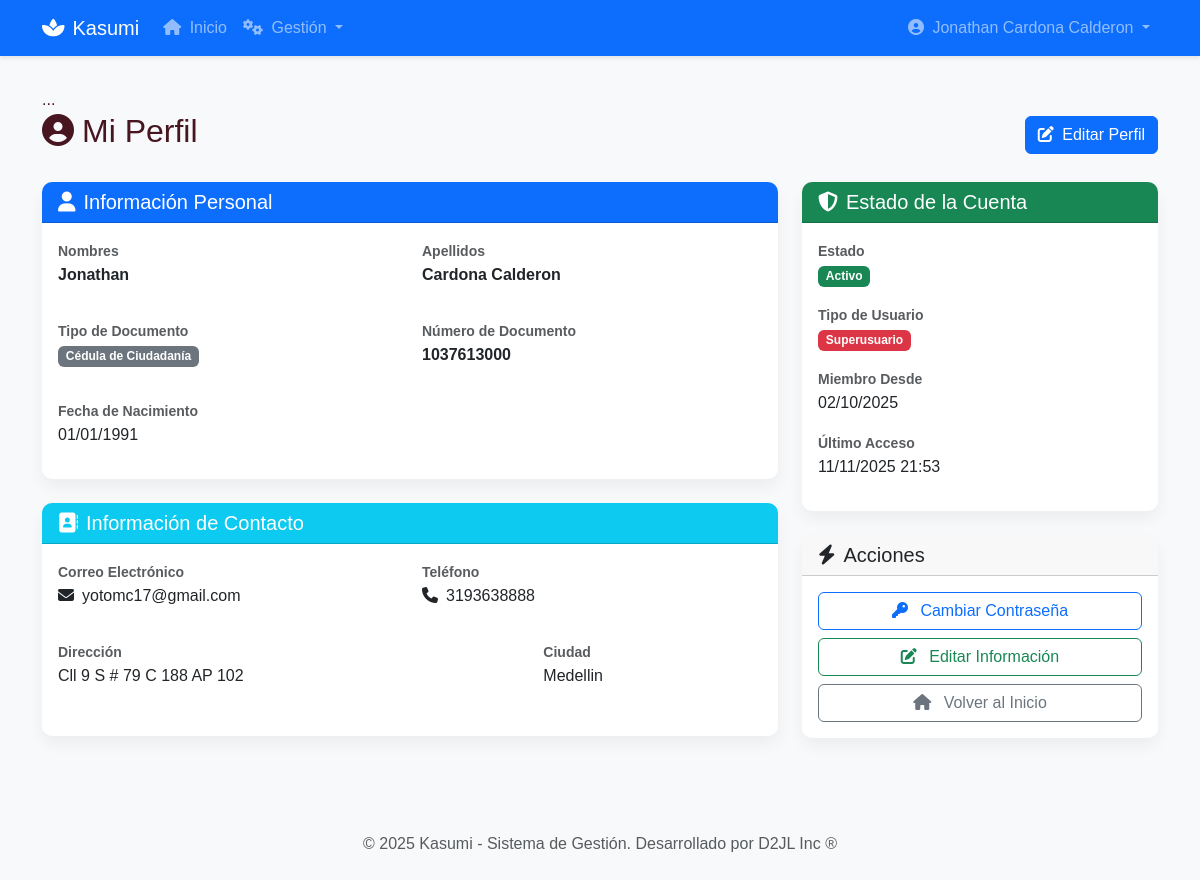
Before: /accounts/perfil/ (signed in) with the older database file.
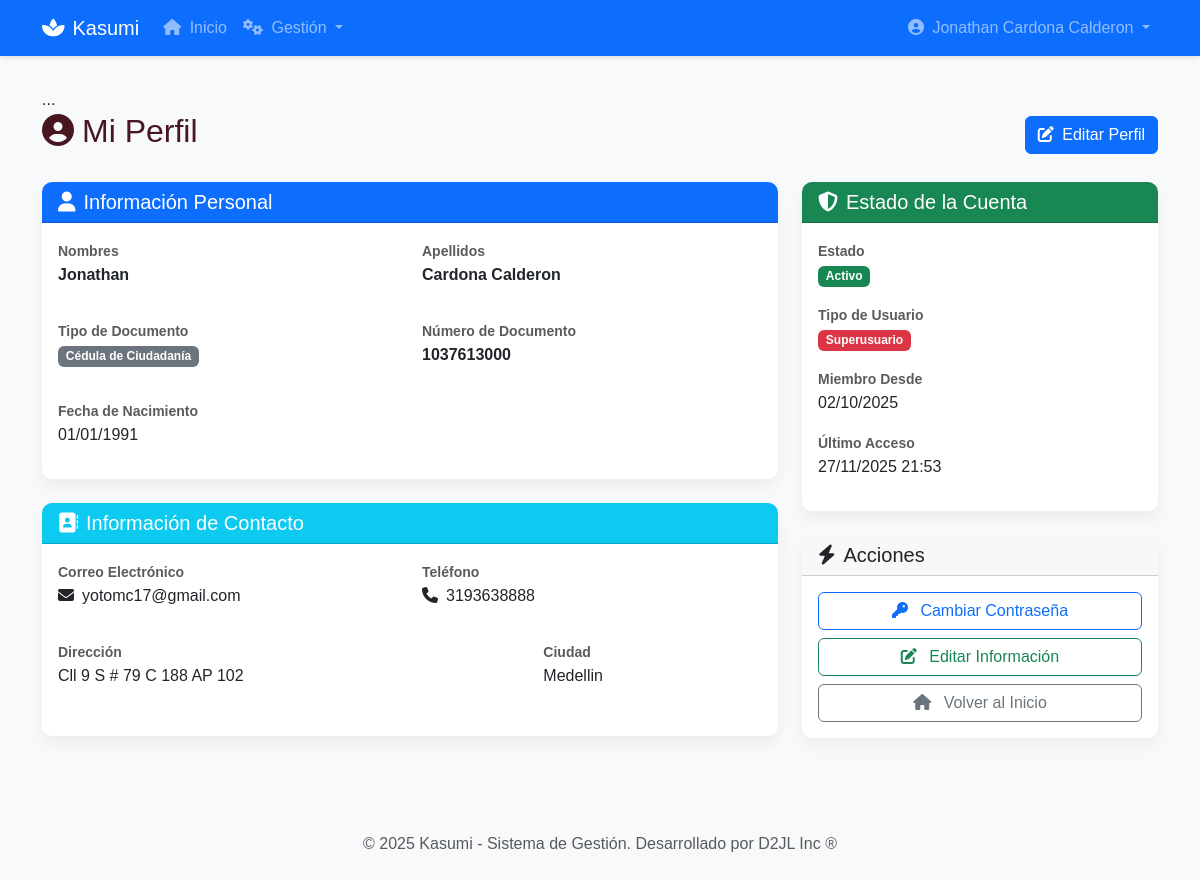
After: the same page with the newer database file.
### accounts/models.py (models this page shows, shortened)
class Usuario(AbstractUser):
    TIPO_DOCUMENTO_CHOICES = [
        ('CC', 'Cédula de Ciudadanía'),
        ('CE', 'Cédula de Extranjería'),
        ('TI', 'Tarjeta de Identidad'),
        ('PAS', 'Pasaporte'),
    ]
    username = None
    email = models.EmailField(_('email address'), unique=True)
    tipo_documento = models.CharField(
        max_length=3,
        choices=TIPO_DOCUMENTO_CHOICES,
        default='CC',
        verbose_name='Tipo de Documento'
    )
    numero_documento = models.CharField(
        max_length=20,
        unique=True,
        verbose_name='Número de Documento'
    )
    telefono = models.CharField(max_length=15, blank=True, verbose_name='Teléfono')
    direccion = models.TextField(blank=True, verbose_name='Dirección')
    ciudad = models.CharField(max_length=100, blank=True, verbose_name='Ciudad')
    fecha_nacimiento = models.DateField(null=True, blank=True, verbose_name='Fecha de Nacimiento')
    USERNAME_FIELD = 'email'
    REQUIRED_FIELDS = ['numero_documento', 'first_name', 'last_name']
    objects = UsuarioManager()
    class Meta:
        verbose_name = 'Usuario'
        verbose_name_plural = 'Usuarios'

### accounts/views.py (the view)
# urls.py: path('perfil/', views.PerfilView.as_view(), name='perfil'),
@method_decorator(login_required, name='dispatch')
class PerfilView(TemplateView):
    template_name = 'accounts/perfil.html'
    def get_context_data(self, **kwargs):
        context = super().get_context_data(**kwargs)
        context['usuario'] = self.request.user
        return context

### templates/accounts/perfil.html (shortened to what the changed rows need)
{% extends "base.html" %}
{% load static %}
{% block content %}
<div class="row mb-4">
    <div class="col-12">
        <div class="d-flex justify-content-between align-items-center">
            <h2><i class="fas fa-user-circle me-2"></i>Mi Perfil</h2>
        </div>
    </div>
</div>
<div class="row">
    <div class="col-lg-8">
        <div class="card mb-4">
            <div class="card-body">
                <div class="row mb-3">
                    <div class="col-md-6">
                        <label class="text-muted small">Nombres</label>
                        <p class="fw-bold">{{ usuario.first_name }}</p>
                    </div>
                    <div class="col-md-6">
                        <label class="text-muted small">Apellidos</label>
                        <p class="fw-bold">{{ usuario.last_name }}</p>
                    </div>
                </div>
                <div class="row mb-3">
                    <div class="col-md-6">
                        <p><span class="badge bg-secondary">{{ usuario.get_tipo_documento_display }}</span></p>
                    </div>
                    <div class="col-md-6">
                        <label class="text-muted small">Número de Documento</label>
                        <p class="fw-bold">{{ usuario.numero_documento }}</p>
                    </div>
                </div>
                <div class="row">
                    <div class="col-md-6">
                        <label class="text-muted small">Fecha de Nacimiento</label>
                        <p>{{ usuario.fecha_nacimiento|date:"d/m/Y"|default:"-" }}</p>
                    </div>
                </div>
            </div>
        </div>
        <div class="card mb-4">
            <div class="card-body">
                <div class="row mb-3">
                    <div class="col-md-6">
                        <label class="text-muted small">Correo Electrónico</label>
                        <p><i class="fas fa-envelope me-2"></i>{{ usuario.email }}</p>
                    </div>
                    <div class="col-md-6">
                        <label class="text-muted small">Teléfono</label>
                        <p><i class="fas fa-phone me-2"></i>{{ usuario.telefono|default:"-" }}</p>
                    </div>
                </div>
                <div class="row mb-3">
                    <div class="col-md-8">
                        <label class="text-muted small">Dirección</label>
                        <p>{{ usuario.direccion|default:"-" }}</p>
                    </div>
                    <div class="col-md-4">
                        <label class="text-muted small">Ciudad</label>
                        <p>{{ usuario.ciudad|default:"-" }}</p>
                    </div>
                </div>
            </div>
        </div>
    </div>
    <div class="col-lg-4">
        <div class="card mb-4">
            <div class="card-body">
                <div class="mb-3">
                    <label class="text-muted small">Miembro Desde</label>
                    <p>{{ usuario.date_joined|date:"d/m/Y" }}</p>
                </div>
                <div>
                    <label class="text-muted small">Último Acceso</label>
                    <p>{{ usuario.last_login|date:"d/m/Y H:i"|default:"Nunca" }}</p>
                </div>
            </div>
        </div>
    </div>
</div>
{% endblock %}

### templates/base.html (shortened to what this page needs)
<!DOCTYPE html>
{% load static %}
<html lang="es">
<head>
    <link href="https://cdn.jsdelivr.net/npm/bootstrap@5.3.3/dist/css/bootstrap.min.css" rel="stylesheet">
    <link rel="stylesheet" href="https://cdnjs.cloudflare.com/ajax/libs/font-awesome/6.4.0/css/all.min.css">
    <link rel="stylesheet" href="{% static 'css/styles.css' %}">
</head>
<body class="{% block body_class %}{% endblock %}">
    {% if user.is_authenticated %}
    <nav class="navbar navbar-expand-lg navbar-dark bg-primary">
        <div class="container">
            <a class="navbar-brand" href="{% url 'core:home' %}">
                <i class="fas fa-spa me-2"></i>Kasumi
            </a>
            <div class="collapse navbar-collapse" id="navbarNav">
                <ul class="navbar-nav me-auto">
                    <li class="nav-item">
                        <a class="nav-link" href="{% url 'core:home' %}">
                            <i class="fas fa-home me-1"></i> Inicio
                        </a>
                    </li>
                    {% if user.is_staff %}
                    <li class="nav-item dropdown">
                        <a class="nav-link dropdown-toggle" href="#" id="gestionDropdown" role="button" data-bs-toggle="dropdown">
                            <i class="fas fa-cogs me-1"></i> Gestión
                        </a>
                    </li>
                    {% endif %}
                </ul>
                <ul class="navbar-nav">
                    <li class="nav-item dropdown">
                        <a class="nav-link dropdown-toggle" href="#" id="userDropdown" role="button" data-bs-toggle="dropdown">
                            <i class="fas fa-user-circle me-1"></i> {{ user.get_full_name|default:user.email }}
                        </a>
                    </li>
                </ul>
            </div>
        </div>
    </nav>
    {% endif %}
    <main class="container">
        ...
        {% block content %}{% endblock %}
    </main>
    <footer class="bg-light text-center text-muted py-4 mt-5">
        <div class="container">
            <p class="mb-0">© {% now "Y" %} Kasumi - Sistema de Gestión. <span class="d-none d-md-inline">Desarrollado por D2JL Inc ®</span></p>
        </div>
    </footer>
</body>
</html>

Changed rows visible on the page:
changed Usuario "Jonathan Cardona Calderon": last_login "11/11/2025 21:53" → "27/11/2025 21:53"
